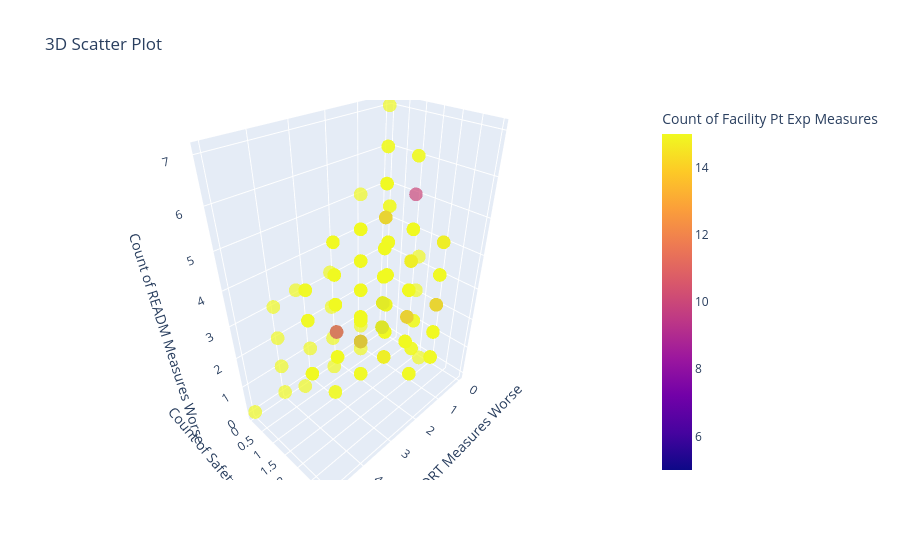

The cell this chart's notebook holds for it:
### Code cell
cols_to_use = [
    "Count of MORT Measures Worse",
    "Count of Safety Measures Worse",
    "Count of READM Measures Worse",
    "Count of Facility Pt Exp Measures",
]

plot_df = df.copy()

for col in cols_to_use:
    plot_df[col] = pd.to_numeric(plot_df[col], errors="coerce")

clean_df = plot_df.dropna(subset=cols_to_use).copy()

print("Available rows count:", len(clean_df))

if len(clean_df) > 0:
    fig = px.scatter_3d(
        clean_df,
        x="Count of MORT Measures Worse",
        y="Count of Safety Measures Worse",
        z="Count of READM Measures Worse",
        color="Count of Facility Pt Exp Measures",
        title="3D Scatter Plot",
        opacity=0.7,
    )
    fig.show()
else:
    print(
        "Error: Ee columns-il common aayi values ulla rows onnumilla (All NaN)!"
    )

### Figure 1 — Plotly figure (JSON) as saved in the notebook; plotly's stock layout.template omitted (floating-point values rounded to 4 significant figures; data arrays with more than 128 entries replaced by an {"elided": "..."} marker saying what was removed)
{"data": [{"hovertemplate": "Count of MORT Measures Worse=%{x}<br>Count of Safety Measures Worse=%{y}<br>Count of READM Measures Worse=%{z}<br>Count of Facility Pt Exp Measures=%{marker.color}<extra></extra>", "legendgroup": "", "marker": {"color": {"elided": "3171 float values"}, "coloraxis": "coloraxis", "opacity": 0.7, "symbol": "circle"}, "mode": "markers", "name": "", "scene": "scene", "showlegend": false, "type": "scatter3d", "x": {"elided": "3171 float values"}, "y": {"elided": "3171 float values"}, "z": {"elided": "3171 float values"}}], "layout": {"coloraxis": {"colorbar": {"title": {"text": "Count of Facility Pt Exp Measures"}}, "colorscale": [[0, "#0d0887"], [0.1111, "#46039f"], [0.2222, "#7201a8"], [0.3333, "#9c179e"], [0.4444, "#bd3786"], [0.5556, "#d8576b"], [0.6667, "#ed7953"], [0.7778, "#fb9f3a"], [0.8889, "#fdca26"], [1, "#f0f921"]]}, "legend": {"tracegroupgap": 0}, "scene": {"domain": {"x": [0, 1], "y": [0, 1]}, "xaxis": {"title": {"text": "Count of MORT Measures Worse"}}, "yaxis": {"title": {"text": "Count of Safety Measures Worse"}}, "zaxis": {"title": {"text": "Count of READM Measures Worse"}}}, "title": {"text": "3D Scatter Plot"}}}
